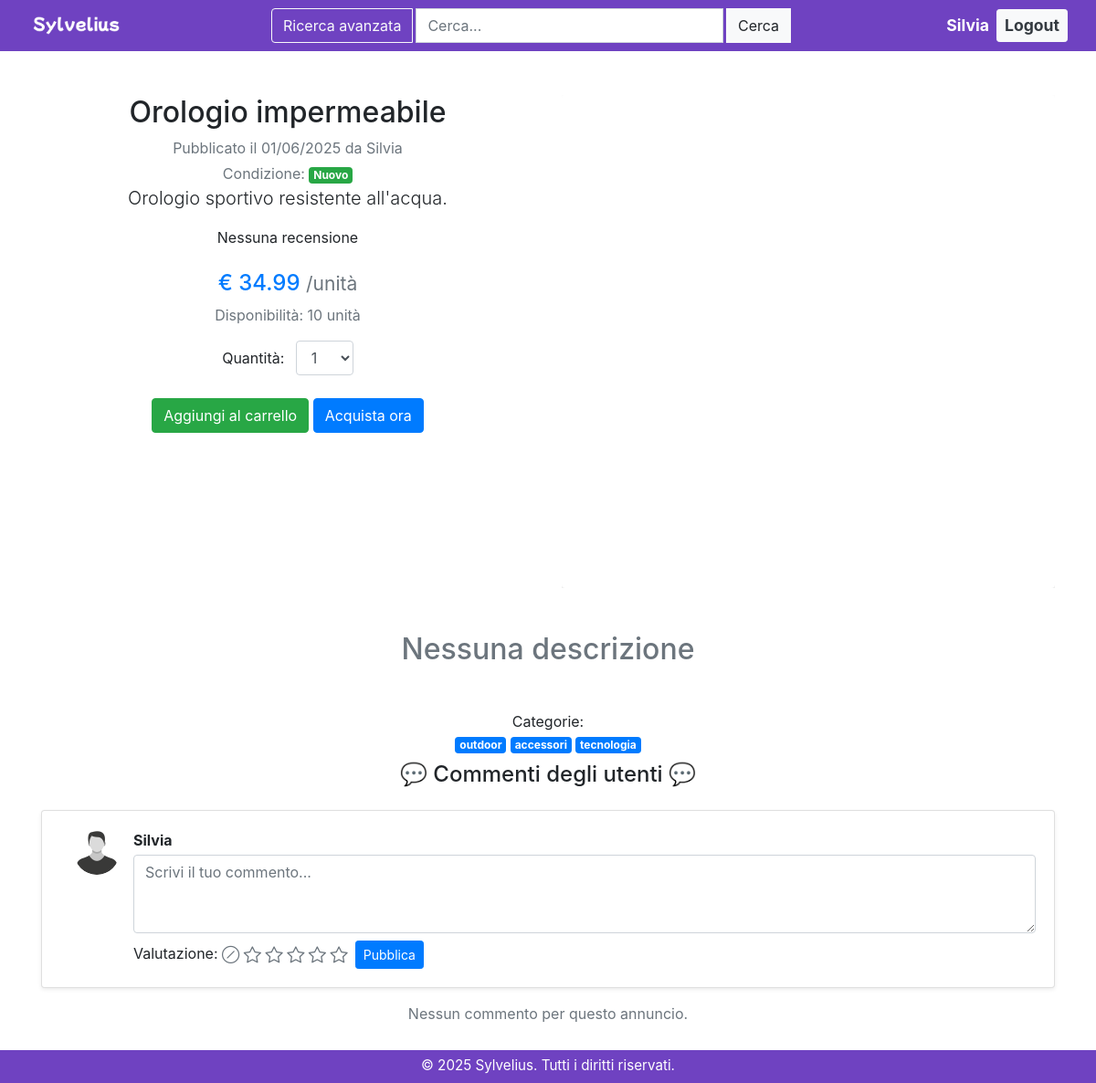
Page /annuncio/50/ (signed in) on the committed database.
### sylvelius/models.py (models this page shows, shortened)
class Annuncio(models.Model):
    prodotto = models.OneToOneField(Prodotto, on_delete=models.CASCADE, related_name='annunci')
    data_pubblicazione = models.DateTimeField(auto_now_add=True)
    qta_magazzino = models.PositiveIntegerField(default=0)
    is_published = models.BooleanField(default=True)
    @property
    def rating_medio(self):
        commenti = self.commenti.all() # type: ignore
        if not commenti:
            return -1
        return sum(commento.rating for commento in commenti) / len(commenti)

class Prodotto(models.Model):
    nome = models.CharField(max_length=100)
    descrizione_breve = models.CharField(max_length=255)
    descrizione = models.TextField(max_length=3000, blank=True, null=True)
    prezzo = models.DecimalField(max_digits=10, decimal_places=2)
    condizione = models.CharField(max_length=20, choices=[('nuovo', 'Nuovo'), ('usato', 'Usato')], default='nuovo')
    tags = models.ManyToManyField(Tag, related_name='prodotti', blank=True)

class Creazione(models.Model):
    utente = models.ForeignKey('auth.User', on_delete=models.CASCADE, related_name='creazioni')
    annuncio = models.ForeignKey(Annuncio, on_delete=models.CASCADE, related_name='creazioni')
    data_creazione = models.DateTimeField(auto_now_add=True)

class ImmagineProdotto(models.Model):
    prodotto = models.ForeignKey(Prodotto, on_delete=models.CASCADE, related_name='immagini')
    immagine = models.ImageField(upload_to='prodotti/immagini/', blank=True, null=True)

class Tag(models.Model):
    nome = models.CharField(max_length=50, unique=True)

### sylvelius/views.py (the view)
# urls.py: path("annuncio/<int:pk>/", views.AnnuncioDetailView.as_view(), name="dettagli_annuncio"),
class AnnuncioDetailView(TemplateView):
    template_name = "sylvelius/annuncio/dettagli_annuncio.html"
    def get_context_data(self, **kwargs):
        context = super().get_context_data(**kwargs)
        user = self.request.user
        annuncio_id = self.kwargs['pk']
        annuncio = get_object_or_404(Annuncio, id=annuncio_id, is_published=True)
        commenti = CommentoAnnuncio.objects.filter(
            annuncio=annuncio
        ).select_related('utente').order_by('-data_pubblicazione')
        ha_acquistato = False
        if user.is_authenticated:
            ha_acquistato = Ordine.objects.filter(
                utente=user,
                prodotto=annuncio.prodotto,
                stato_consegna='consegnato'
            ).exists()
        non_ha_commentato = True
        if user.is_authenticated:
            non_ha_commentato = not CommentoAnnuncio.objects.filter(
                annuncio=annuncio,
                utente=user
            ).exists()
        context['get_commento'] = CommentoAnnuncio.objects.filter(
            annuncio=annuncio,
            utente=user
        ).first() if user.is_authenticated else None
        context['non_ha_commentato'] = non_ha_commentato
        context['ha_acquistato'] = ha_acquistato
        context['annuncio'] = annuncio
        context['commenti'] = commenti
        return context

### sylvelius/templates/sylvelius/annuncio/dettagli_annuncio.html (shortened to what this page needs)
{% extends "base.html" %}
{% load static %}
{% block sign_in_sign_up %}
    {% include "_btn_toprightbuttons.html" %}
{% endblock %}
{% block middle %}
<div class="container mt-5 mb-5">
    <div class="row">
        <div class="col-md-6">
            <h2>{{ annuncio.prodotto.nome }}</h2>
            <p class="text-muted mb-1">
                Pubblicato il {{ annuncio.data_pubblicazione|date:"d/m/Y" }} da {{ annuncio.creazioni.first.utente.username }}
            </p>
            <span class="text-muted mb-4">
                Condizione:
            </span>
            {% if annuncio.prodotto.condizione == 'nuovo' %}
                <span class="badge bg-success text-white">Nuovo</span>
            {% elif annuncio.prodotto.condizione == 'usato' %}
                <span class="badge bg-warning text-dark">Usato</span>
            {% else %}
                <span class="badge bg-secondary text-white">Non specificato</span>
            {% endif %}
            {% if annuncio.prodotto.descrizione_breve %}
                <p class="lead">{{ annuncio.prodotto.descrizione_breve }}</p>
            {% endif %}
            {% if annuncio.rating_medio == -1 %}
                <div>Nessuna recensione</div>
            {% else %}
                {% if annuncio.prodotto.descrizione_breve %}
                    {% include "_txt_stars_medie.html" %}
                    <p class="text-muted mb-4">Rating medio: {{ annuncio.rating_medio|floatformat:1 }} stelle (Voti: {{annuncio.rating_count}})</p>
                {% endif %}
            {% endif %}
            <h4 class="text-primary mt-4">€ <span id="unit-price-{{ annuncio.id }}">{{ annuncio.prodotto.prezzo }}</span>
                <small class="text-muted">/unità</small>
            </h4>
            <p class="text-muted">Disponibilità: {{ annuncio.qta_magazzino }} unità</p>
            <div class="form-group mt-3 mb-3">
                <label for="quantity-select-{{ annuncio.id }}">Quantità:</label>
                <select class="form-control w-auto d-inline-block ml-2" id="quantity-select-{{ annuncio.id }}" name="quantity">
                    {% with ''|center:annuncio.qta_magazzino as range %}
                    {% for i in range %}
                        <option value="{{ forloop.counter }}">{{ forloop.counter }}</option>
                    {% endfor %}
                    {% endwith %}
                </select>
            </div>
            <div class="mt-4 mb-4">
                <button class="btn btn-success d-inline-block">Aggiungi al carrello</button>
                <form action="{% url 'sylvelius:fake_purchase' %}" method="post" class="d-inline-block" id="purchase-form-{{ annuncio.id }}">
                    <button type="submit" class="btn btn-primary">Acquista ora</button>
                </form>
            </div>
        </div>
        <div class="col-md-6">
            {% if annuncio.prodotto.immagini.all %}
                <div id="caroselloProdotto-{{ annuncio.id }}" class="carousel slide" data-ride="carousel" data-interval="false">
                    <div class="carousel-inner">
                        {% for immagine in annuncio.prodotto.immagini.all %}
                            <div class="carousel-item {% if forloop.first %}active{% endif %}">
                                <img
                                    data-index="{{ forloop.counter0 }}"
                                    data-prodotto-id="{{ annuncio.prodotto.id }}"
                                    class="d-block w-100 rounded shadow immagine-carosello"
                                    src="{% static 'img/default_loading.png' %}"
                                    alt="Immagine prodotto"
                                >
                            </div>
                        {% endfor %}
                    </div>
                </div>
            {% else %}
                <img src="{% static 'img/default_product.png' %}" class="img-fluid rounded shadow" alt="Immagine prodotto">
            {% endif %}
        </div>
    </div>
    <div class="row mt-5">
        <div class="col-12">
            {% if annuncio.prodotto.descrizione %}
                <p>{{ annuncio.prodotto.descrizione }}</p>
            {% else %}
                <h2 class="text-muted mb-5">Nessuna descrizione</h2>
            {% endif %}
            <div>Categorie:</div>
            {% if annuncio.prodotto.tags.count > 1 %}
                {% for tag in annuncio.prodotto.tags.all %}
                    <span class="badge bg-primary text-white">{{ tag.nome }}</span>
                {% endfor %}
            {% else %}
                <p class="text-muted">Nessuna categoria specificata.</p>
            {% endif %}
            <h4 class="mb-4 mt-2">💬 Commenti degli utenti 💬</h4>
            {% if ha_acquistato and non_ha_commentato %}
                {% url 'sylvelius:aggiungi_commento' annuncio.id as create_url%}
                {% include "_card_nuovo_commento.html" with direction=create_url %}
            {% elif not non_ha_commentato %}
                {% include "_card_commento.html" with commento=get_commento %}
            {% endif %}
            {% for commento in commenti %}
                {% include "_card_commento.html" with excluded=get_commento %}
            {% empty %}
                <p class="text-muted">Nessun commento per questo annuncio.</p>
            {% endfor %}
        </div>
    </div>
</div>
{% endblock %}

### templates/_btn_toprightbuttons.html (shortened to what this page needs)
<div class="ml-auto d-flex align-items-center">
    {% if user.is_authenticated %}
        <a href="{% url 'sylvelius:profile' %}" class="text-white mr-2 ml-2" id="profileBtn" style="background: none; border: none; font-size: 1.1rem; font-weight: bold; cursor: pointer; text-decoration: none;">{{ user.username }}</a>
        {% include "_btn_logout.html"%}
    {% endif %}
</div>

### templates/_card_nuovo_commento.html (shortened to what this page needs)
{% load static %}
<div class="card mb-3 shadow-sm">
    <div class="card-body d-flex">
        <div class="text-center me-3" style="min-width: 80px;">
            <img src="{% static 'img/default_user.png' %}" class="rounded-circle" width="50" height="50" alt="Avatar">
        </div>
        <div class="text-start w-100">
            <div class="d-flex align-items-center mb-1 flex-wrap">
                <strong>{{ request.user.username }}</strong>
            </div>
            <form method="post" action={{ direction }} id="comment-form-new-{{ annuncio.id }}">
                <div class="mb-2">
                    <textarea name="testo" class="form-control" rows="3" required maxlength="1000" placeholder="Scrivi il tuo commento..." id="comment-text-new-{{ annuncio.id }}"></textarea>
                </div>
                <div class="d-flex align-items-center">
                    <div class="me-2">
                        <label class="me-2 mb-0">Valutazione:</label>
                        <div id="star-rating-new-{{ annuncio.id }}" class="d-inline-block align-middle">
                            <i class="bi bi-slash-circle text-muted me-1" data-value="0" style="cursor: pointer; font-size: 1.2rem;"></i>
                            {% for i in "12345" %}
                                <i class="bi bi-star text-muted" data-value="{{ forloop.counter }}" style="cursor: pointer; font-size: 1.2rem;"></i>
                            {% endfor %}
                        </div>
                    </div>
                    <button type="submit" class="btn btn-primary btn-sm ms-auto ml-2">Pubblica</button>
                </div>
            </form>
        </div>
    </div>
</div>

### rows in the picture
Annuncio: prodotto.nome "Orologio impermeabile", data_pubblicazione "01/06/2025", creazioni.first.utente.username "Silvia", prodotto.descrizione_breve "Orologio sportivo resistente all'acqua.", prodotto.prezzo "34.99", qta_magazzino "10", quantity "1", testo "Scrivi il tuo commento..."
Tag: nome "outdoor"
Tag: nome "accessori"
Tag: nome "tecnologia"

### other values in the picture
{{ user.username }} "Silvia"
{{ request.user.username }} "Silvia"
